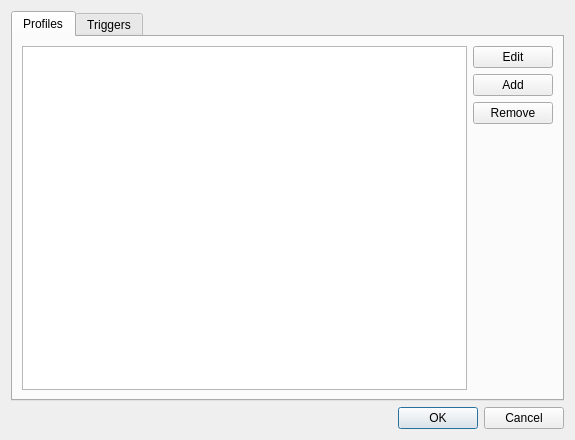
<?xml version="1.0" encoding="UTF-8"?>
<ui version="4.0">
 <class>Settings</class>
 <widget class="QDialog" name="Settings">
  <property name="geometry">
   <rect>
    <x>0</x>
    <y>0</y>
    <width>575</width>
    <height>440</height>
   </rect>
  </property>
  <property name="windowTitle">
   <string>Powersched settings</string>
  </property>
  <layout class="QVBoxLayout" name="verticalLayout">
   <item>
    <widget class="QTabWidget" name="tabWidget">
     <property name="currentIndex">
      <number>0</number>
     </property>
     <widget class="QWidget" name="Profiles">
      <attribute name="title">
       <string>Profiles</string>
      </attribute>
      <layout class="QGridLayout" name="gridLayout">
       <item row="0" column="0" rowspan="4">
        <widget class="QListView" name="profiles"/>
       </item>
       <item row="0" column="1">
        <widget class="QPushButton" name="edit">
         <property name="text">
          <string>Edit</string>
         </property>
         <property name="icon">
          <iconset theme="edit-entry">
           <normaloff>.</normaloff>.</iconset>
         </property>
        </widget>
       </item>
       <item row="1" column="1">
        <widget class="QPushButton" name="add">
         <property name="text">
          <string>Add</string>
         </property>
         <property name="icon">
          <iconset theme="list-add">
           <normaloff>.</normaloff>.</iconset>
         </property>
        </widget>
       </item>
       <item row="2" column="1">
        <widget class="QPushButton" name="remove">
         <property name="text">
          <string>Remove</string>
         </property>
         <property name="icon">
          <iconset theme="list-remove">
           <normaloff>.</normaloff>.</iconset>
         </property>
        </widget>
       </item>
       <item row="3" column="1">
        <spacer name="verticalSpacer">
         <property name="orientation">
          <enum>Qt::Vertical</enum>
         </property>
         <property name="sizeHint" stdset="0">
          <size>
           <width>20</width>
           <height>218</height>
          </size>
         </property>
        </spacer>
       </item>
      </layout>
     </widget>
     <widget class="QWidget" name="Triggers">
      <attribute name="title">
       <string>Triggers</string>
      </attribute>
     </widget>
    </widget>
   </item>
   <item>
    <widget class="QDialogButtonBox" name="buttonBox">
     <property name="orientation">
      <enum>Qt::Horizontal</enum>
     </property>
     <property name="standardButtons">
      <set>QDialogButtonBox::Cancel|QDialogButtonBox::Ok</set>
     </property>
    </widget>
   </item>
  </layout>
 </widget>
 <resources/>
 <connections>
  <connection>
   <sender>buttonBox</sender>
   <signal>accepted()</signal>
   <receiver>Settings</receiver>
   <slot>accept()</slot>
   <hints>
    <hint type="sourcelabel">
     <x>248</x>
     <y>254</y>
    </hint>
    <hint type="destinationlabel">
     <x>157</x>
     <y>274</y>
    </hint>
   </hints>
  </connection>
  <connection>
   <sender>buttonBox</sender>
   <signal>rejected()</signal>
   <receiver>Settings</receiver>
   <slot>reject()</slot>
   <hints>
    <hint type="sourcelabel">
     <x>316</x>
     <y>260</y>
    </hint>
    <hint type="destinationlabel">
     <x>286</x>
     <y>274</y>
    </hint>
   </hints>
  </connection>
 </connections>
</ui>
